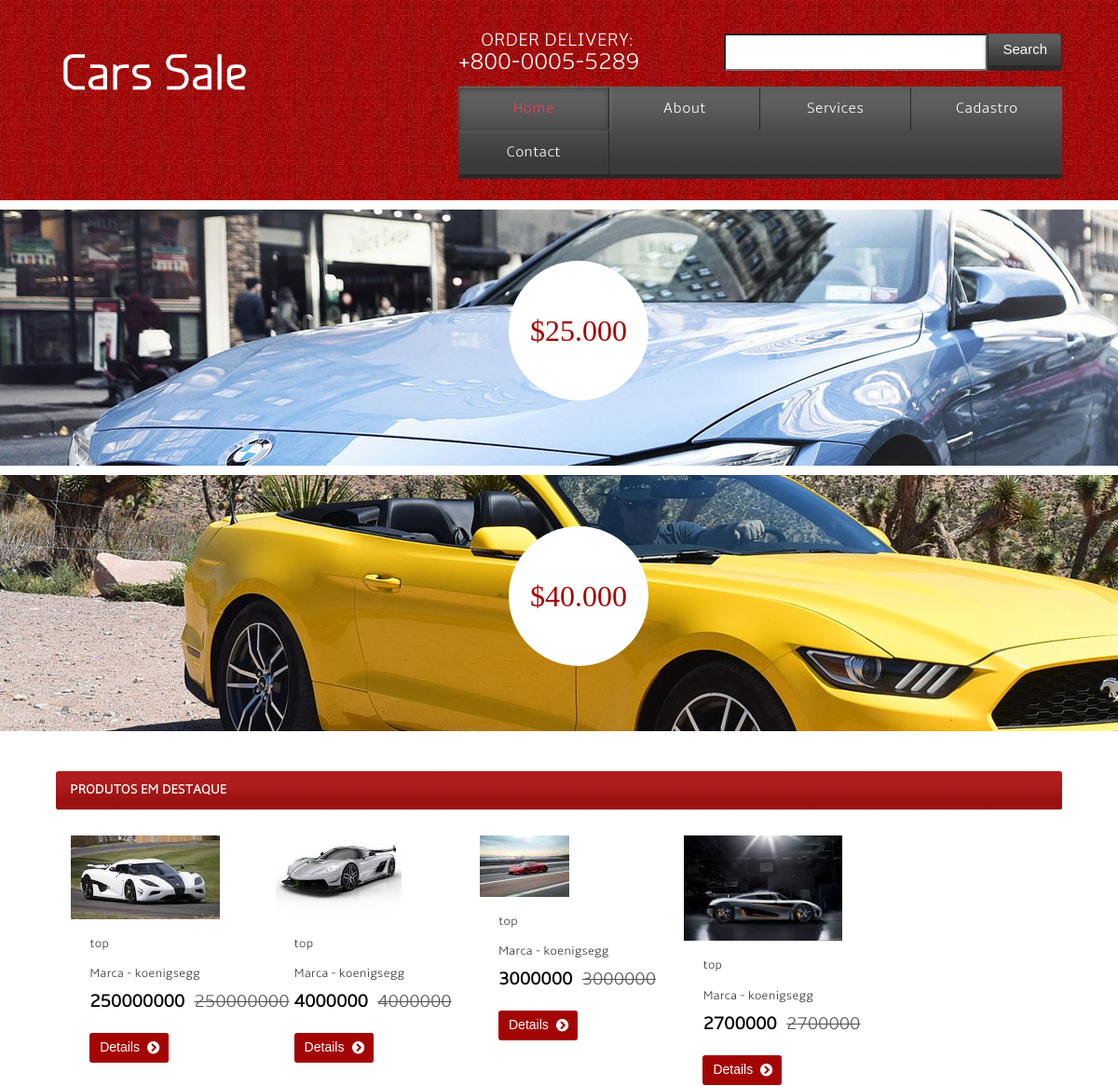
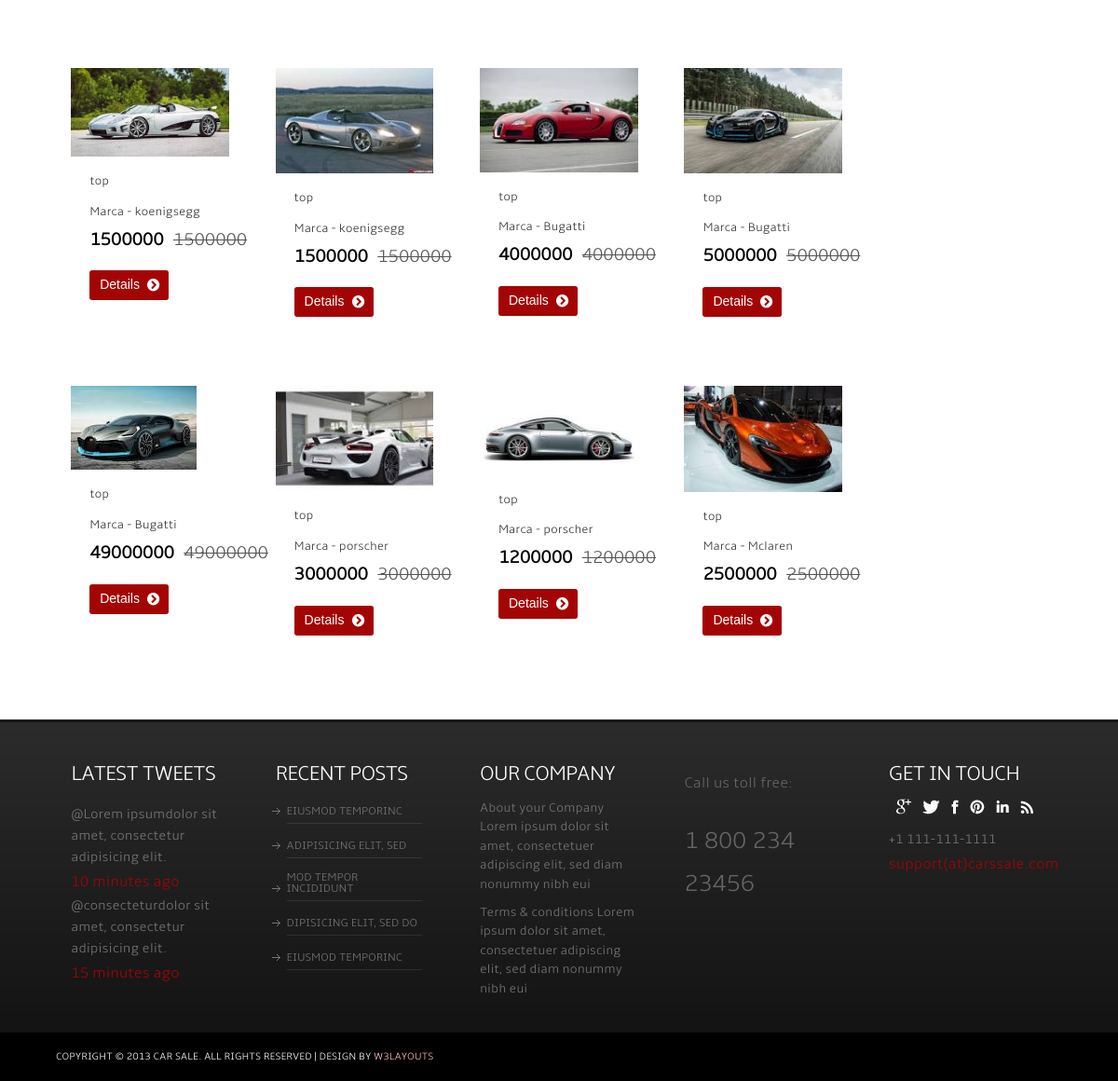
The page / on the database its author committed (2 pictures, top to bottom).
### tables this page shows
CREATE TABLE `veiculos` (
  `codigovei` int(11) NOT NULL,
  `modelo` varchar(40) NOT NULL,
  `marca` varchar(40) NOT NULL,
  `descricao` text NOT NULL,
  `portas` int(2) NOT NULL,
  `ano_fab` char(4) NOT NULL,
  `ano_mod` char(4) NOT NULL,
  `cor` varchar(40) NOT NULL,
  `km` double NOT NULL,
  `placa` text NOT NULL,
  `valor` double NOT NULL,
  `obs` text NOT NULL,
  `dtinclu` date NOT NULL,
  `ativo` text NOT NULL,
  `fotonome1` longtext NOT NULL
);

### classVeiculo.php (called while the page is built, shortened)
<?php
class Carro extends PDO
{
    public function Listar(){
        return $this->query( "select * from veiculos order by descricao");
    }
}?>

### index.php (the view, shortened to what this page needs)
<!DOCTYPE HTML>
<html>
<head>
	<link href="css/style.css" rel="stylesheet" type="text/css" media="all" />
</head>
<body>
<div class="header">
		<div class="wrap">
			<div class="header-bot">
				<div class="logo">
					<a href="index.php">
						<img src="images/logo.png" alt="">
					</a>
				</div>
				<div class="cart">
					<ul class="ph-no">
						<li class="item  first_item">
							<div class="item_html">
								<span class="text1">Order delivery:</span>
								<span class="text2">+800-0005-5289</span>
							</div>
						</li>
					</ul>
					<div id="top-search">
						<form method="get" action="#">
							<input type="text" name="s" class="input-search">
							<input type="submit" value="Search" id="submit">
						</form>
					</div>
					<?php
					include "menu.php";
					?>
	<div class="main">
		<div class="content-box">
			<div class="wrap">
				<div class="banner2">
					<a href="#">
						<div class="price">$25.000</div>
					</a>
				</div>
			</div>
		</div>
	</div>
	<div class="main">
		<div class="content-box1">
			<div class="wrap">
				<div class="banner2">
					<a href="#">
						<div class="price">$40.000</div>
					</a>
				</div>
			</div>
		</div>
	</div>
	<div class="main-content">
		<div class="wrap">
			<div class="main-box">
				<div class="box_wrapper">
					<h1>PRODUTOS EM DESTAQUE</h1>
				</div>
<?php
include "classVeiculo.php";
$veiculo = new Carro ( DB_STRING, DB_USER, DB_PASS);
  $result2 = $veiculo->Listar();
  if (isset($result2))
  {
    $i = 0;
    while ($Linha = $result2->fetchObject())
    {
      if($i == 0){
      echo "<div class='section group'>";
      }
        echo "<div class='col_1_of_5 span_1_of_5'><img src='".$Linha->fotonome1."'/>";
        echo "<div class='grid_desc'><p class='title'>".$Linha->descricao."</p><p class='title1'>","Marca - ".$Linha->marca."</p>";
        echo "<div class='price1' style='height: 19px;'><span class='reducedfrom'>".$Linha->valor."</span><span class='actual'>".$Linha->valor."</span></div></div>";
        echo "<div class='Details'><a href='#' title='Mais detalhes' class='button'>Details<span></span></a></div></div>";
        $i++;
      if($i == 4){
        echo "<div class='clear'></div></div>";
        $i = 0;
      }
    }
  }
?>
			</div>
		</div>
	</div>
	<div class="footer">
		<div class="wrap">
			<div class="footer-top">
				<div class="col_1_of_5 span_1_of_5">
					<div class="footer-grid twitts">
						<h3>Latest Tweets</h3>
						<p>
							<label>@Lorem ipsum</label>dolor sit amet, consectetur adipisicing elit.</p>
						<span>10 minutes ago</span>
						<p>
							<label>@consectetur</label>dolor sit amet, consectetur adipisicing elit.</p>
						<span>15 minutes ago</span>
					</div>
				</div>
				<div class="col_1_of_5 span_1_of_5">
					<div class="footer-grid center-grid">
						<h3>Recent posts</h3>
						<ul>
							<li>
								<a href="#">eiusmod temporinc</a>
							</li>
							<li>
								<a href="#">adipisicing elit, sed</a>
							</li>
							<li>
								<a href="#">mod tempor incididunt</a>
							</li>
							<li>
								<a href="#">dipisicing elit, sed do</a>
							</li>
							<li>
								<a href="#">eiusmod temporinc</a>
							</li>
						</ul>
					</div>
				</div>
				<div class="col_1_of_5 span_1_of_5">
					<div class="footer-grid twitts">
						<h3>Our Company</h3>
						<div class="f_menu">
							<ul>
								<li>About your Company Lorem ipsum dolor sit amet, consectetuer adipiscing elit, sed diam nonummy nibh eui</li>
								<li>Terms &amp; conditions Lorem ipsum dolor sit amet, consectetuer adipiscing elit, sed diam nonummy nibh eui</li>
							</ul>
						</div>
					</div>
				</div>
				<div class="col_1_of_5 span_1_of_5">
					<div class="call_info">
						<p class="txt_3">Call us toll free:</p>
						<p class="txt_4">1 800 234 23456</p>
					</div>
				</div>
				<div class="col_1_of_5 span_1_of_5">
					<div class="footer-grid twitts">
						<h3>Get in touch</h3>
						<ul class="follow_icon">
							<li>
								<a href="#" style="opacity: 1;">
									<img src="images/follow_icon.png" alt="">
								</a>
							</li>
							<li>
								<a href="#" style="opacity: 1;">
									<img src="images/follow_icon1.png" alt="">
								</a>
							</li>
							<li>
								<a href="#" style="opacity: 1;">
									<img src="images/follow_icon2.png" alt="">
								</a>
							</li>
							<li>
								<a href="#" style="opacity: 1;">
									<img src="images/follow_icon3.png" alt="">
								</a>
							</li>
							<li>
								<a href="#" style="opacity: 1;">
									<img src="images/follow_icon4.png" alt="">
								</a>
							</li>
							<li>
								<a href="#" style="opacity: 1;">
									<img src="images/follow_icon5.png" alt="">
								</a>
							</li>
						</ul>
						<p>+1 111-111-1111</p>
						<span>
							<a href="mailto:info@example.com">support(at)carssale.com</a>
						</span>
					</div>
				</div>
			</div>
		</div>
	</div>
	<div class="copy-right">
		<div class="wrap">
			<p>Copyright &copy; 2013 Car Sale. All Rights Reserved | Design by
				<a href="http://w3layouts.com/"> W3layouts</a>
			</p>
		</div>
	</div>
</body>
</html>

### menu.php (shortened to what this page needs)
<!DOCTYPE HTML>
<html>
<head>
	<link href="css/style.css" rel="stylesheet" type="text/css" media="all" />
</head>
<body>
<div class="menu-main">
						<ul class="dc_css3_menu">
						<li class="active">
								<a href="index.php">Home</a>
							</li>
							<li>
								<a href="about.php">About</a>
							</li>
							<li>
								<a href="services.php">Services</a>
							</li>
							<li>
								<a href="novo_veiculo.php">Cadastro</a>
							</li>
							<li>
								<a href="contact.php">Contact</a>
							</li>
						</ul>
					</div>
					</div>
			</div>
		</div>
	</div>
</body>
</html>

### rows shown on the page
veiculos: fotonome1 (picture), descricao "top", marca "koenigsegg", valor "250000000"
veiculos: fotonome1 (picture), descricao "top", marca "koenigsegg", valor "4000000"
veiculos: fotonome1 (picture), descricao "top", marca "koenigsegg", valor "3000000"
veiculos: fotonome1 (picture), descricao "top", marca "koenigsegg", valor "2700000"
veiculos: fotonome1 (picture), descricao "top", marca "koenigsegg", valor "1500000"
veiculos: fotonome1 (picture), descricao "top", marca "koenigsegg", valor "1500000"
veiculos: fotonome1 (picture), descricao "top", marca "Bugatti", valor "4000000"
veiculos: fotonome1 (picture), descricao "top", marca "Bugatti", valor "5000000"
veiculos: fotonome1 (picture), descricao "top", marca "Bugatti", valor "49000000"
veiculos: fotonome1 (picture), descricao "top", marca "porscher", valor "3000000"
veiculos: fotonome1 (picture), descricao "top", marca "porscher", valor "1200000"
veiculos: fotonome1 (picture), descricao "top", marca "Mclaren", valor "2500000"
